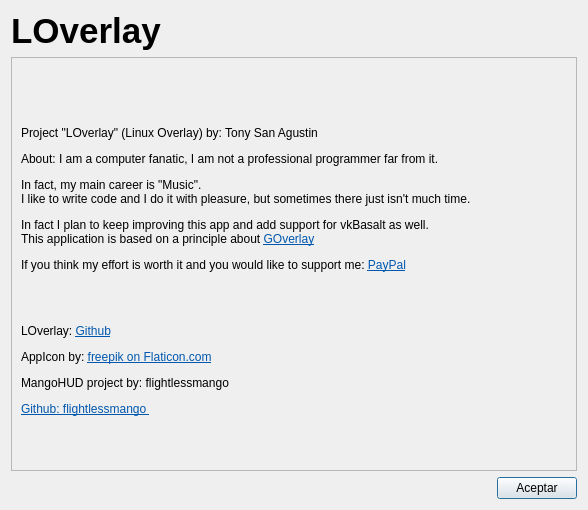
<?xml version="1.0" encoding="UTF-8"?>
<ui version="4.0">
 <class>Dialog</class>
 <widget class="QDialog" name="Dialog">
  <property name="geometry">
   <rect>
    <x>0</x>
    <y>0</y>
    <width>588</width>
    <height>510</height>
   </rect>
  </property>
  <property name="windowTitle">
   <string>About LOverlay</string>
  </property>
  <layout class="QGridLayout" name="gridLayout">
   <item row="2" column="0">
    <spacer name="horizontalSpacer">
     <property name="orientation">
      <enum>Qt::Horizontal</enum>
     </property>
     <property name="sizeHint" stdset="0">
      <size>
       <width>40</width>
       <height>20</height>
      </size>
     </property>
    </spacer>
   </item>
   <item row="1" column="0" colspan="2">
    <widget class="QScrollArea" name="scrollArea">
     <property name="frameShadow">
      <enum>QFrame::Plain</enum>
     </property>
     <property name="widgetResizable">
      <bool>true</bool>
     </property>
     <widget class="QWidget" name="scrollAreaWidgetContents">
      <property name="geometry">
       <rect>
        <x>0</x>
        <y>0</y>
        <width>572</width>
        <height>399</height>
       </rect>
      </property>
      <layout class="QGridLayout" name="gridLayout_2">
       <item row="0" column="0">
        <widget class="QLabel" name="label">
         <property name="frameShadow">
          <enum>QFrame::Plain</enum>
         </property>
         <property name="text">
          <string>&lt;html&gt;&lt;head/&gt;&lt;body&gt;&lt;p&gt;&lt;br/&gt;Project &amp;quot;LOverlay&amp;quot; (Linux Overlay) by: Tony San Agustin&lt;/p&gt;&lt;p&gt;About: I am a computer fanatic, I am not a professional programmer far from it. &lt;/p&gt;&lt;p&gt;In fact, my main career is &amp;quot;Music&amp;quot;.&lt;br/&gt;I like to write code and I do it with pleasure, but sometimes there just isn't much time. &lt;/p&gt;&lt;p&gt;In fact I plan to keep improving this app and add support for vkBasalt as well.&lt;br/&gt;This application is based on a principle about &lt;a href=&quot;https://github.com/benjamimgois/goverlay&quot;&gt;&lt;span style=&quot; text-decoration: underline; color:#0057ae;&quot;&gt;GOverlay&lt;/span&gt;&lt;/a&gt;&lt;/p&gt;&lt;p&gt;If you think my effort is worth it and you would like to support me: &lt;a href=&quot;paypal.me/tonehrk&quot;&gt;&lt;span style=&quot; text-decoration: underline; color:#0057ae;&quot;&gt;PayPal&lt;/span&gt;&lt;/a&gt;&lt;/p&gt;&lt;p&gt;&lt;br/&gt;&lt;/p&gt;&lt;p&gt;LOverlay: &lt;a href=&quot;https://github.com/tonehrk/LOverlay&quot;&gt;&lt;span style=&quot; text-decoration: underline; color:#0057ae;&quot;&gt;Github&lt;/span&gt;&lt;/a&gt;&lt;/p&gt;&lt;p&gt;AppIcon by: &lt;a href=&quot;https://www.flaticon.com/authors/freepik&quot;&gt;&lt;span style=&quot; text-decoration: underline; color:#0057ae;&quot;&gt;freepik on Flaticon.com&lt;/span&gt;&lt;/a&gt;&lt;/p&gt;&lt;p&gt;MangoHUD project by: flightlessmango&lt;/p&gt;&lt;p&gt;&lt;a href=&quot;https://github.com/flightlessmango&quot;&gt;&lt;span style=&quot; text-decoration: underline; color:#0057ae;&quot;&gt;Github: flightlessmango &lt;/span&gt;&lt;/a&gt;&lt;/p&gt;&lt;/body&gt;&lt;/html&gt;</string>
         </property>
         <property name="textInteractionFlags">
          <set>Qt::LinksAccessibleByMouse|Qt::TextSelectableByMouse</set>
         </property>
        </widget>
       </item>
      </layout>
     </widget>
    </widget>
   </item>
   <item row="2" column="1">
    <widget class="QPushButton" name="pushButton">
     <property name="text">
      <string>Aceptar</string>
     </property>
    </widget>
   </item>
   <item row="0" column="0">
    <widget class="QLabel" name="label_2">
     <property name="text">
      <string>&lt;html&gt;&lt;head/&gt;&lt;body&gt;&lt;p&gt;&lt;img src=&quot;:/icons/cake-piece.png&quot;/&gt;&lt;span style=&quot; font-size:26pt; font-weight:600;&quot;&gt;LOverlay&lt;/span&gt;&lt;/p&gt;&lt;/body&gt;&lt;/html&gt;</string>
     </property>
    </widget>
   </item>
  </layout>
 </widget>
 <resources>
  <include location="res/o_res.qrc"/>
 </resources>
 <connections>
  <connection>
   <sender>pushButton</sender>
   <signal>clicked(bool)</signal>
   <receiver>Dialog</receiver>
   <slot>close()</slot>
   <hints>
    <hint type="sourcelabel">
     <x>457</x>
     <y>457</y>
    </hint>
    <hint type="destinationlabel">
     <x>252</x>
     <y>240</y>
    </hint>
   </hints>
  </connection>
 </connections>
</ui>
